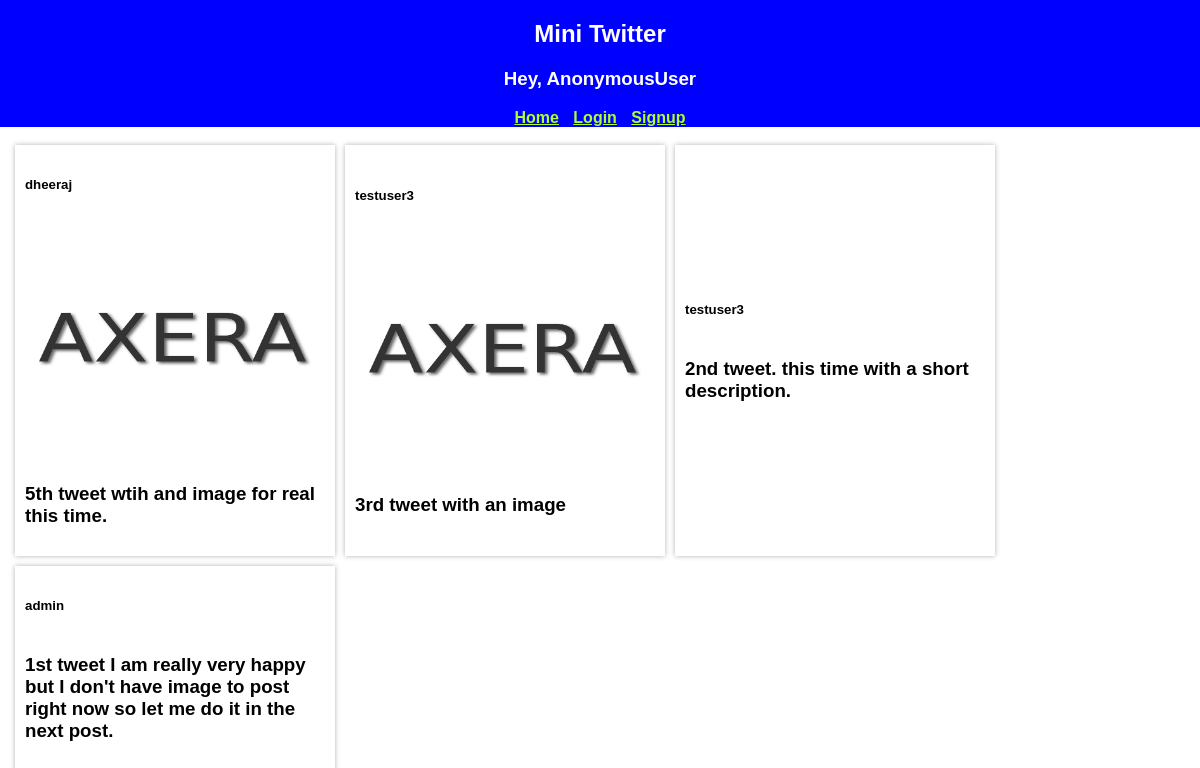
The page / on the database its author committed.
### main/models.py (models this page shows, shortened)
class Tweet(models.Model):
    image = models.ImageField(upload_to='tweet_images', blank=True, null=True)
    description = models.TextField(max_length=300)
    user = models.ForeignKey(User, on_delete=models.CASCADE)

### main/views.py (the view)
# urls.py: path('', IndexView.as_view(), name='index'),
class IndexView(ListView):
    queryset = Tweet.objects.order_by('-id')
    template_name = 'index.html'
    context_object_name = 'tweets'

### templates/index.html
{% extends 'layout.html' %}
{% block content %}
    <div class="tweets">
        {% for tweet in tweets %}
        <div class="tweet">
            <h5>{{ tweet.user }}</h5>
            {% if tweet.image %}
                <img src="{{ tweet.image.url }}" alt="">
            {% endif %}
            <h3>{{ tweet.description }}</h3>
        </div>
        {% endfor %}
    </div>
{% endblock %}

### templates/layout.html (shortened to what this page needs)
{% load static %}
<!DOCTYPE html>
<html lang="en">
<head>
    <link rel="stylesheet" href="{% static 'css/styles.css' %}">
</head>
<body>
    <nav>
        <center>
            <h2>Mini Twitter</h2>
            <h3>Hey, {% if request.user %}{{ request.user }}{% endif %}</h3>
            <div>
                <a href="{% url 'index' %}">Home</a>
                {% if not request.user.is_authenticated %}
                <a href="{% url 'login' %}">Login</a>
                <a href="{% url 'signup' %}">Signup</a>
                {% endif %}
            </div>
        </center>
    </nav>
    <div class="content">
        {% block content %}
        {% endblock %}
    </div>
</body>
</html>

### static/css/styles.css (style rules this page uses)
body { margin: 0; padding: 0; font-family: Impact, Haettenschweiler, 'Arial Narrow Bold', sans-serif; }
* { outline: none; }
nav { background: blue; color: white; position: fixed; top: 0; width: 100%; }
nav a { color: greenyellow; font-weight: 900; margin: 5px; }
.content { margin-top: 130px; padding: 10px; }
.tweets { display: flex; flex-wrap: wrap; }
.tweet { display: flex; flex-direction: column; justify-content: center; width: 300px; box-shadow: 0px 0px 5px rgba(0, 0, 0, 0.3); margin: 5px; padding: 10px; }
.tweet img { max-width: 300px; max-height: 250px; }

### rows shown on the page
Tweet: user "dheeraj", image (picture), description "5th tweet wtih and image for real this time."
Tweet: user "testuser3", image (picture), description "3rd tweet with an image"
Tweet: user "testuser3", description "2nd tweet. this time with a short description."
Tweet: user "admin", description "1st tweet I am really very happy but I don't have image to post right now so let me do it in the next post."

### other values the page prints
{{ request.user }} "AnonymousUser"
